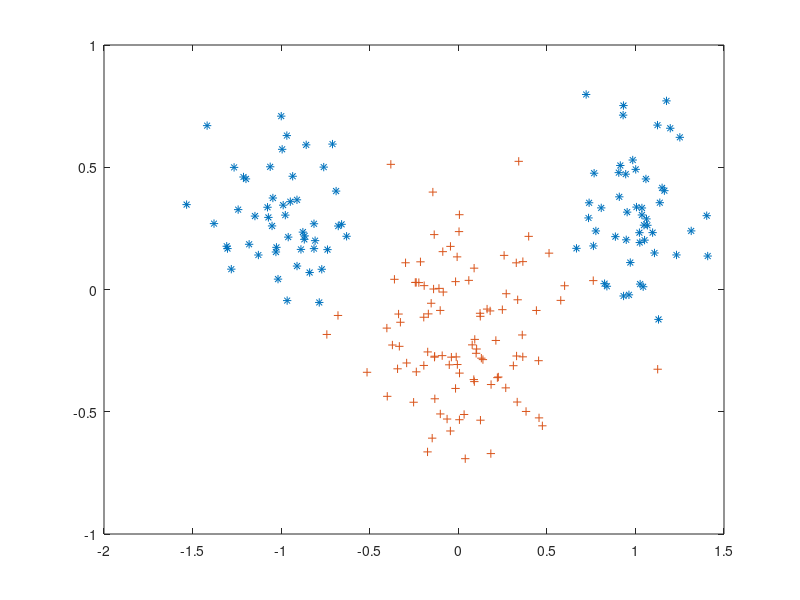

Here is the MATLAB script that generated this plot:
% Test data classes
%   classA: centered around (1.0,0.5)
%   classB: centered around (-1.0,0.0)
sd = 0.5; % standard deviation
classA(1,:) = [randn(1,50) .* 0.2 - 1.0, ...
randn(1,50) .* 0.2 + 1.0];
classA(2,:) = randn(1,100) .* 0.2 + 0.3;
classB(1,:) = randn(1,100) .* 0.3 + 0.0;
classB(2,:) = randn(1,100) .* 0.3 - 0.1;

% Merge into one pattern
patterns = [classA, classB];

% Create values row vector
targets(1,1:100) = ones(1,100);
targets(1,101:200) = ones(1,100) .* -1.0;

% Permute into random order
permute = randperm(200);
patterns = patterns(:, permute);
targets = targets(:, permute);

plot(patterns(1, find(targets>0)), ...
    patterns(2, find(targets>0)), '*',...
    patterns(1, find(targets<0)), ...
    patterns(2, find(targets<0)), '+');